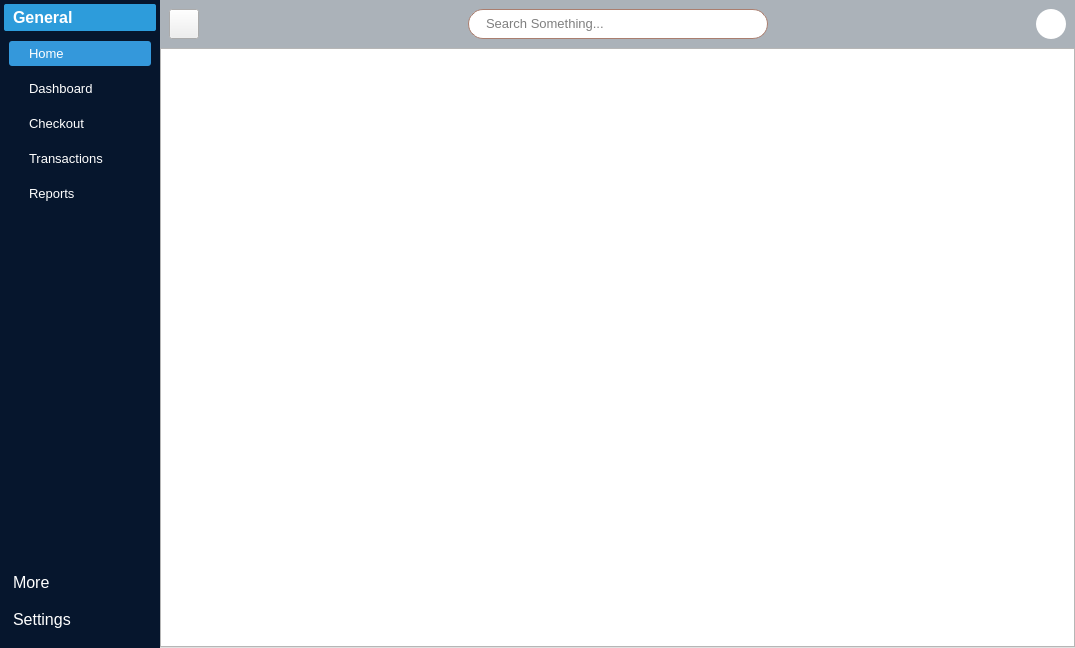
<?xml version="1.0" encoding="UTF-8"?>
<ui version="4.0">
 <class>MainWindow</class>
 <widget class="QMainWindow" name="MainWindow">
  <property name="geometry">
   <rect>
    <x>0</x>
    <y>0</y>
    <width>1075</width>
    <height>648</height>
   </rect>
  </property>
  <property name="font">
   <font>
    <pointsize>12</pointsize>
   </font>
  </property>
  <property name="windowTitle">
   <string>QPos</string>
  </property>
  <property name="styleSheet">
   <string notr="true">#menu_widget, #toolBox {
	background-color: #3333FF;
}

</string>
  </property>
  <widget class="QWidget" name="centralwidget">
   <layout class="QGridLayout" name="gridLayout_3">
    <property name="leftMargin">
     <number>0</number>
    </property>
    <property name="topMargin">
     <number>0</number>
    </property>
    <property name="rightMargin">
     <number>0</number>
    </property>
    <property name="bottomMargin">
     <number>0</number>
    </property>
    <property name="spacing">
     <number>0</number>
    </property>
    <item row="0" column="0">
     <widget class="QSplitter" name="splitter">
      <property name="orientation">
       <enum>Qt::Horizontal</enum>
      </property>
      <property name="handleWidth">
       <number>0</number>
      </property>
      <widget class="QWidget" name="menu_widget" native="true">
       <property name="minimumSize">
        <size>
         <width>150</width>
         <height>0</height>
        </size>
       </property>
       <property name="styleSheet">
        <string notr="true">background-color: #06162d;
color: #fff;
border: none;</string>
       </property>
       <layout class="QGridLayout" name="gridLayout">
        <property name="leftMargin">
         <number>4</number>
        </property>
        <property name="topMargin">
         <number>4</number>
        </property>
        <property name="rightMargin">
         <number>4</number>
        </property>
        <property name="bottomMargin">
         <number>15</number>
        </property>
        <property name="spacing">
         <number>0</number>
        </property>
        <item row="0" column="0">
         <widget class="QToolBox" name="toolBox">
          <property name="font">
           <font>
            <pointsize>12</pointsize>
           </font>
          </property>
          <property name="styleSheet">
           <string notr="true">#toolBox {
	color: #fff;
}

#toolBox::tab {
	padding-left:5px;
	text-align:left;
	border-radius: 2px;
}


#toolBox::tab:selected {
	background-color: #2d9cdb;
	font-weight: bold;
}

#toolBox QPushButton {
	padding:5px 0px 5px 20px;
	text-align:left;
	border-radius: 3px;
}

#toolBox QPushButton:hover {
	background-color: #85C1E9;
}

#toolBox QPushButton:checked {
	background-color: #3498DB;
}

</string>
          </property>
          <property name="currentIndex">
           <number>0</number>
          </property>
          <property name="tabSpacing">
           <number>10</number>
          </property>
          <widget class="QWidget" name="general_page">
           <property name="geometry">
            <rect>
             <x>0</x>
             <y>0</y>
             <width>147</width>
             <height>512</height>
            </rect>
           </property>
           <attribute name="icon">
            <iconset resource="../qpos/asset/resource.qrc">
             <normaloff>:/icon/icon/home-48w.png</normaloff>:/icon/icon/home-48w.png</iconset>
           </attribute>
           <attribute name="label">
            <string>General</string>
           </attribute>
           <layout class="QVBoxLayout" name="verticalLayout">
            <property name="spacing">
             <number>10</number>
            </property>
            <property name="leftMargin">
             <number>5</number>
            </property>
            <property name="topMargin">
             <number>0</number>
            </property>
            <property name="rightMargin">
             <number>5</number>
            </property>
            <property name="bottomMargin">
             <number>5</number>
            </property>
            <item>
             <widget class="QPushButton" name="pushButton">
              <property name="font">
               <font>
                <pointsize>10</pointsize>
               </font>
              </property>
              <property name="focusPolicy">
               <enum>Qt::NoFocus</enum>
              </property>
              <property name="styleSheet">
               <string notr="true"/>
              </property>
              <property name="text">
               <string>Home</string>
              </property>
              <property name="checkable">
               <bool>true</bool>
              </property>
              <property name="checked">
               <bool>true</bool>
              </property>
             </widget>
            </item>
            <item>
             <widget class="QPushButton" name="pushButton_2">
              <property name="font">
               <font>
                <pointsize>10</pointsize>
               </font>
              </property>
              <property name="focusPolicy">
               <enum>Qt::NoFocus</enum>
              </property>
              <property name="styleSheet">
               <string notr="true"/>
              </property>
              <property name="text">
               <string>Dashboard</string>
              </property>
              <property name="checkable">
               <bool>true</bool>
              </property>
             </widget>
            </item>
            <item>
             <widget class="QPushButton" name="btnCheckout">
              <property name="font">
               <font>
                <pointsize>10</pointsize>
               </font>
              </property>
              <property name="text">
               <string>Checkout</string>
              </property>
              <property name="checkable">
               <bool>true</bool>
              </property>
             </widget>
            </item>
            <item>
             <widget class="QPushButton" name="btnTransaction">
              <property name="font">
               <font>
                <pointsize>10</pointsize>
               </font>
              </property>
              <property name="text">
               <string>Transactions</string>
              </property>
              <property name="checkable">
               <bool>true</bool>
              </property>
             </widget>
            </item>
            <item>
             <widget class="QPushButton" name="btnReport">
              <property name="font">
               <font>
                <pointsize>10</pointsize>
               </font>
              </property>
              <property name="text">
               <string>Reports</string>
              </property>
              <property name="checkable">
               <bool>true</bool>
              </property>
             </widget>
            </item>
            <item>
             <spacer name="verticalSpacer">
              <property name="orientation">
               <enum>Qt::Vertical</enum>
              </property>
              <property name="sizeHint" stdset="0">
               <size>
                <width>20</width>
                <height>40</height>
               </size>
              </property>
             </spacer>
            </item>
           </layout>
          </widget>
          <widget class="QWidget" name="cars_page">
           <property name="geometry">
            <rect>
             <x>0</x>
             <y>0</y>
             <width>147</width>
             <height>512</height>
            </rect>
           </property>
           <attribute name="icon">
            <iconset resource="../qpos/asset/resource.qrc">
             <normaloff>:/icon/icon/more-48w.png</normaloff>:/icon/icon/more-48w.png</iconset>
           </attribute>
           <attribute name="label">
            <string>More</string>
           </attribute>
           <layout class="QVBoxLayout" name="verticalLayout_2">
            <property name="spacing">
             <number>10</number>
            </property>
            <property name="leftMargin">
             <number>5</number>
            </property>
            <property name="topMargin">
             <number>0</number>
            </property>
            <property name="rightMargin">
             <number>5</number>
            </property>
            <property name="bottomMargin">
             <number>5</number>
            </property>
            <item>
             <widget class="QPushButton" name="btnOrder">
              <property name="font">
               <font>
                <pointsize>10</pointsize>
               </font>
              </property>
              <property name="focusPolicy">
               <enum>Qt::NoFocus</enum>
              </property>
              <property name="text">
               <string>Orders</string>
              </property>
              <property name="checkable">
               <bool>true</bool>
              </property>
             </widget>
            </item>
            <item>
             <widget class="QPushButton" name="btnItem">
              <property name="font">
               <font>
                <pointsize>10</pointsize>
               </font>
              </property>
              <property name="focusPolicy">
               <enum>Qt::NoFocus</enum>
              </property>
              <property name="text">
               <string>Items</string>
              </property>
              <property name="checkable">
               <bool>true</bool>
              </property>
             </widget>
            </item>
            <item>
             <widget class="QPushButton" name="btnInvoice">
              <property name="font">
               <font>
                <pointsize>10</pointsize>
               </font>
              </property>
              <property name="focusPolicy">
               <enum>Qt::NoFocus</enum>
              </property>
              <property name="text">
               <string>Invoices</string>
              </property>
              <property name="checkable">
               <bool>true</bool>
              </property>
             </widget>
            </item>
            <item>
             <widget class="QPushButton" name="btnCustomer">
              <property name="font">
               <font>
                <pointsize>10</pointsize>
               </font>
              </property>
              <property name="text">
               <string>Customers</string>
              </property>
              <property name="checkable">
               <bool>true</bool>
              </property>
             </widget>
            </item>
            <item>
             <widget class="QPushButton" name="btnVendor">
              <property name="font">
               <font>
                <pointsize>10</pointsize>
               </font>
              </property>
              <property name="text">
               <string>Vendors</string>
              </property>
              <property name="checkable">
               <bool>true</bool>
              </property>
             </widget>
            </item>
            <item>
             <spacer name="verticalSpacer_2">
              <property name="orientation">
               <enum>Qt::Vertical</enum>
              </property>
              <property name="sizeHint" stdset="0">
               <size>
                <width>20</width>
                <height>350</height>
               </size>
              </property>
             </spacer>
            </item>
           </layout>
          </widget>
          <widget class="QWidget" name="social_media_page">
           <property name="geometry">
            <rect>
             <x>0</x>
             <y>0</y>
             <width>147</width>
             <height>512</height>
            </rect>
           </property>
           <attribute name="icon">
            <iconset resource="../qpos/asset/resource.qrc">
             <normaloff>:/icon/icon/cog-48w.png</normaloff>:/icon/icon/cog-48w.png</iconset>
           </attribute>
           <attribute name="label">
            <string>Settings</string>
           </attribute>
           <layout class="QVBoxLayout" name="verticalLayout_3">
            <property name="spacing">
             <number>10</number>
            </property>
            <property name="leftMargin">
             <number>5</number>
            </property>
            <property name="topMargin">
             <number>0</number>
            </property>
            <property name="rightMargin">
             <number>5</number>
            </property>
            <property name="bottomMargin">
             <number>5</number>
            </property>
            <item>
             <widget class="QPushButton" name="btnMerchant">
              <property name="font">
               <font>
                <pointsize>10</pointsize>
               </font>
              </property>
              <property name="focusPolicy">
               <enum>Qt::NoFocus</enum>
              </property>
              <property name="text">
               <string>Merchant</string>
              </property>
              <property name="checkable">
               <bool>true</bool>
              </property>
             </widget>
            </item>
            <item>
             <widget class="QPushButton" name="btnLocation">
              <property name="font">
               <font>
                <pointsize>10</pointsize>
               </font>
              </property>
              <property name="focusPolicy">
               <enum>Qt::NoFocus</enum>
              </property>
              <property name="text">
               <string>Locations</string>
              </property>
              <property name="checkable">
               <bool>true</bool>
              </property>
             </widget>
            </item>
            <item>
             <widget class="QPushButton" name="btnTeam">
              <property name="font">
               <font>
                <pointsize>10</pointsize>
               </font>
              </property>
              <property name="text">
               <string>Teams</string>
              </property>
              <property name="checkable">
               <bool>true</bool>
              </property>
             </widget>
            </item>
            <item>
             <widget class="QPushButton" name="btnShift">
              <property name="font">
               <font>
                <pointsize>10</pointsize>
               </font>
              </property>
              <property name="text">
               <string>Shifts</string>
              </property>
              <property name="checkable">
               <bool>true</bool>
              </property>
             </widget>
            </item>
            <item>
             <widget class="QPushButton" name="btnWage">
              <property name="font">
               <font>
                <pointsize>10</pointsize>
               </font>
              </property>
              <property name="text">
               <string>Wages</string>
              </property>
              <property name="checkable">
               <bool>true</bool>
              </property>
             </widget>
            </item>
            <item>
             <spacer name="verticalSpacer_3">
              <property name="orientation">
               <enum>Qt::Vertical</enum>
              </property>
              <property name="sizeHint" stdset="0">
               <size>
                <width>20</width>
                <height>388</height>
               </size>
              </property>
             </spacer>
            </item>
           </layout>
          </widget>
         </widget>
        </item>
       </layout>
      </widget>
      <widget class="QWidget" name="main_widget" native="true">
       <layout class="QGridLayout" name="gridLayout_4">
        <property name="leftMargin">
         <number>0</number>
        </property>
        <property name="topMargin">
         <number>0</number>
        </property>
        <property name="rightMargin">
         <number>0</number>
        </property>
        <property name="bottomMargin">
         <number>0</number>
        </property>
        <property name="spacing">
         <number>0</number>
        </property>
        <item row="0" column="0">
         <widget class="QWidget" name="search_widget" native="true">
          <property name="styleSheet">
           <string notr="true">#search_widget {background-color: #ABB2B9;}</string>
          </property>
          <layout class="QHBoxLayout" name="horizontalLayout">
           <item>
            <widget class="QPushButton" name="pushButton_8">
             <property name="minimumSize">
              <size>
               <width>30</width>
               <height>30</height>
              </size>
             </property>
             <property name="maximumSize">
              <size>
               <width>30</width>
               <height>30</height>
              </size>
             </property>
             <property name="text">
              <string/>
             </property>
             <property name="icon">
              <iconset resource="../qpos/asset/resource.qrc">
               <normaloff>:/icon/icon/arrow-96-48.ico</normaloff>
               <normalon>:/icon/icon/burger-48.png</normalon>:/icon/icon/arrow-96-48.ico</iconset>
             </property>
             <property name="iconSize">
              <size>
               <width>15</width>
               <height>15</height>
              </size>
             </property>
             <property name="checkable">
              <bool>true</bool>
             </property>
            </widget>
           </item>
           <item>
            <spacer name="horizontalSpacer">
             <property name="orientation">
              <enum>Qt::Horizontal</enum>
             </property>
             <property name="sizeHint" stdset="0">
              <size>
               <width>40</width>
               <height>20</height>
              </size>
             </property>
            </spacer>
           </item>
           <item>
            <widget class="QFrame" name="search_frame">
             <property name="minimumSize">
              <size>
               <width>300</width>
               <height>30</height>
              </size>
             </property>
             <property name="maximumSize">
              <size>
               <width>300</width>
               <height>30</height>
              </size>
             </property>
             <property name="font">
              <font>
               <pointsize>10</pointsize>
              </font>
             </property>
             <property name="styleSheet">
              <string notr="true">#search_frame {
	border:  1px solid #aa7e6f;
	border-radius: 15px;
	background-color: rgb(255, 255, 255);
}

#search_btn {
	padding:5px 5px;
	border-radius: 15px;
}

#search_btn:pressed {
	padding-left: 10px;
}</string>
             </property>
             <property name="frameShape">
              <enum>QFrame::Box</enum>
             </property>
             <property name="frameShadow">
              <enum>QFrame::Raised</enum>
             </property>
             <layout class="QHBoxLayout" name="horizontalLayout_10">
              <property name="leftMargin">
               <number>15</number>
              </property>
              <property name="topMargin">
               <number>0</number>
              </property>
              <property name="rightMargin">
               <number>5</number>
              </property>
              <property name="bottomMargin">
               <number>0</number>
              </property>
              <item>
               <widget class="QLineEdit" name="lineEdit_5">
                <property name="font">
                 <font>
                  <pointsize>10</pointsize>
                 </font>
                </property>
                <property name="frame">
                 <bool>false</bool>
                </property>
                <property name="placeholderText">
                 <string>Search Something...</string>
                </property>
                <property name="clearButtonEnabled">
                 <bool>true</bool>
                </property>
               </widget>
              </item>
              <item>
               <widget class="QPushButton" name="search_btn">
                <property name="styleSheet">
                 <string notr="true"/>
                </property>
                <property name="text">
                 <string/>
                </property>
                <property name="icon">
                 <iconset resource="../qpos/asset/resource.qrc">
                  <normaloff>:/icon/icon/search-3-48.ico</normaloff>:/icon/icon/search-3-48.ico</iconset>
                </property>
                <property name="iconSize">
                 <size>
                  <width>20</width>
                  <height>20</height>
                 </size>
                </property>
               </widget>
              </item>
             </layout>
            </widget>
           </item>
           <item>
            <spacer name="horizontalSpacer_2">
             <property name="orientation">
              <enum>Qt::Horizontal</enum>
             </property>
             <property name="sizeHint" stdset="0">
              <size>
               <width>209</width>
               <height>20</height>
              </size>
             </property>
            </spacer>
           </item>
           <item>
            <widget class="QPushButton" name="auth_user">
             <property name="sizePolicy">
              <sizepolicy hsizetype="Preferred" vsizetype="Preferred">
               <horstretch>0</horstretch>
               <verstretch>0</verstretch>
              </sizepolicy>
             </property>
             <property name="minimumSize">
              <size>
               <width>30</width>
               <height>30</height>
              </size>
             </property>
             <property name="maximumSize">
              <size>
               <width>30</width>
               <height>30</height>
              </size>
             </property>
             <property name="cursor">
              <cursorShape>PointingHandCursor</cursorShape>
             </property>
             <property name="styleSheet">
              <string notr="true">border-radius : 15; 
background-color: white;</string>
             </property>
             <property name="text">
              <string/>
             </property>
             <property name="icon">
              <iconset resource="../qpos/asset/resource.qrc">
               <normaloff>:/icon/icon/user-48.ico</normaloff>:/icon/icon/user-48.ico</iconset>
             </property>
             <property name="iconSize">
              <size>
               <width>20</width>
               <height>20</height>
              </size>
             </property>
             <property name="flat">
              <bool>true</bool>
             </property>
            </widget>
           </item>
          </layout>
         </widget>
        </item>
        <item row="1" column="0">
         <widget class="QTabWidget" name="tabWidget">
          <property name="font">
           <font>
            <pointsize>10</pointsize>
           </font>
          </property>
          <property name="styleSheet">
           <string notr="true">#tabWidget {
	background-color: rgb(255, 255, 255);
}

QTabBar::close-button {
	margin-left: 3px;
	image: url(:/icon/icon/x-mark-4-32.ico)
}

QTabBar::close-button:hover {
	
	image: url(:/icon/icon/x-mark-4-48.ico);
}</string>
          </property>
          <property name="currentIndex">
           <number>-1</number>
          </property>
          <property name="iconSize">
           <size>
            <width>10</width>
            <height>10</height>
           </size>
          </property>
          <property name="tabsClosable">
           <bool>true</bool>
          </property>
         </widget>
        </item>
       </layout>
      </widget>
     </widget>
    </item>
   </layout>
  </widget>
 </widget>
 <resources>
  <include location="../qpos/asset/resource.qrc"/>
 </resources>
 <connections>
  <connection>
   <sender>pushButton_8</sender>
   <signal>toggled(bool)</signal>
   <receiver>menu_widget</receiver>
   <slot>setHidden(bool)</slot>
   <hints>
    <hint type="sourcelabel">
     <x>287</x>
     <y>38</y>
    </hint>
    <hint type="destinationlabel">
     <x>248</x>
     <y>21</y>
    </hint>
   </hints>
  </connection>
 </connections>
</ui>
